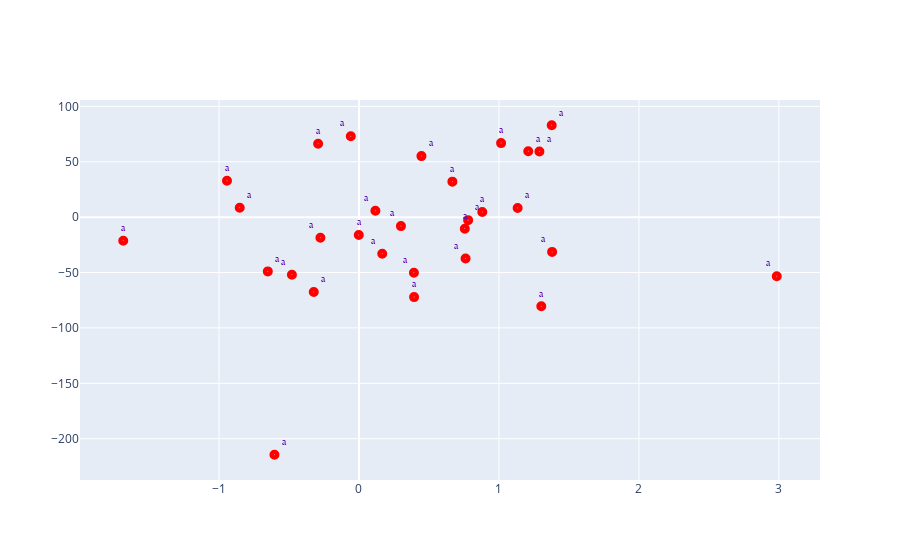

Notebook cell for this chart:
### Code cell
fig = go.Figure()
fig.add_trace(go.Scatter(x = X[:, 0], 
                         y = y, mode = 'text+markers',
                         text = [('a')] * 30,
                         textposition = ['top left'] * 10 + ['top center'] * 10 + ['top right'] * 10,
                         textfont = {'color' : '#5603ad',
                                     'family' : 'Times New Roman',
                                     'size' : 10},
                         line = {'width' : 2, 
                                 'color' : 'green', 
                                  },
                         marker = {'size' : 10,
                                    'opacity' : 1,
                                     'color' : 'red', 
                                     'symbol' : 'circle-dot'},
                         name = 'Simple Plot'))

### Figure 1 — Plotly figure (JSON) as saved in the notebook; plotly's stock layout.template omitted (floating-point values rounded to 4 significant figures)
{"data": [{"line": {"color": "green", "width": 2}, "marker": {"color": "red", "opacity": 1, "size": 10, "symbol": "circle-dot"}, "mode": "text+markers", "name": "Simple Plot", "text": ["a", "a", "a", "a", "a", "a", "a", "a", "a", "a", "a", "a", "a", "a", "a", "a", "a", "a", "a", "a", "a", "a", "a", "a", "a", "a", "a", "a", "a", "a"], "textfont": {"color": "#5603ad", "family": "Times New Roman", "size": 10}, "textposition": ["top left", "top left", "top left", "top left", "top left", "top left", "top left", "top left", "top left", "top left", "top center", "top center", "top center", "top center", "top center", "top center", "top center", "top center", "top center", "top center", "top right", "top right", "top right", "top right", "top right", "top right", "top right", "top right", "top right", "top right"], "type": "scatter", "x": [0.7615, -0.05854, -0.4792, 0.1173, 0.1662, 2.985, 0.2999, 0.3925, -0.2756, 1.38, 0.6672, -1.684, 1.015, 0.3937, 0.7561, 0.8809, -0.292, -0.943, 1.303, -0.001407, 1.134, 0.4462, -0.852, 1.377, 1.289, -0.6039, 1.209, -0.3231, -0.6513, 0.7798], "y": [-37.4, 73.09, -52.01, 5.742, -33.06, -53.34, -8.085, -50.26, -18.56, -31.37, 32.05, -21.25, 66.84, -72.16, -10.42, 4.666, 66.27, 32.92, -80.46, -16.1, 8.205, 55.11, 8.457, 82.95, 59.31, -214.5, 59.43, -67.53, -48.97, -2.709]}], "layout": {}}
